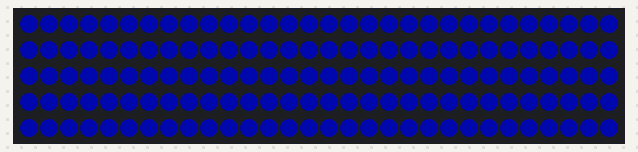
Recording of a sketch running on a simulated Arduino Uno, built with avr-gcc and run on an emulated ATmega328P. Parts: 150 RGB LEDs in strip order, left to right, continuing on the next row. Dim RGB values are drawn brighter than linear; random numbers use the default seed unless the sketch sets one.

Above: at 3.1 s.

The sketch:

MyTestProject.ino
```cpp
#include <FastLED.h>
#define NUM_LEDS 150
#define DATA_PIN 5
#define CHIPSET WS2812B
#define COLOR_ORDER GRB
#define BRIGHTNESS         50
#define FRAMES_PER_SECOND  120

CRGB leds[NUM_LEDS];


void setup()
{

delay(3000); // 3 second delay for recovery

FastLED.addLeds<CHIPSET, DATA_PIN, COLOR_ORDER>(leds, NUM_LEDS);

FastLED.setBrightness(BRIGHTNESS);

}

uint8_t gHue = 0;

void loop()
{
FastLED.show();
FastLED.delay(1000 / FRAMES_PER_SECOND);


//this sets the LED to a rainbow colors
//rainbow();

//this sets the LED string to a dark blue color
blue();

//this picks a random color and has it trace along the length of the LED strip
//tracer();

}

void rainbow() {
	fill_rainbow(leds, NUM_LEDS, gHue, 7);
}

void blue() {

	for (int dot = 0; dot < NUM_LEDS; dot++) {
		leds[dot] = CRGB(0, 12, 255);
		//  leds[dot]= CRGB (1,86,15);
	}
}

void tracer() {

	int randomNum1 = random8();
	int randomNum2 = random8();
	int randomNum3 = random8();

	for (int dot = 0; dot < NUM_LEDS; dot++) {


		leds[dot] = CRGB(randomNum1, randomNum2, randomNum3);

		FastLED.show();

		leds[dot] = CRGB::Black; //clear this led for the next time around the loop
		delay(30);

	}
}
```
